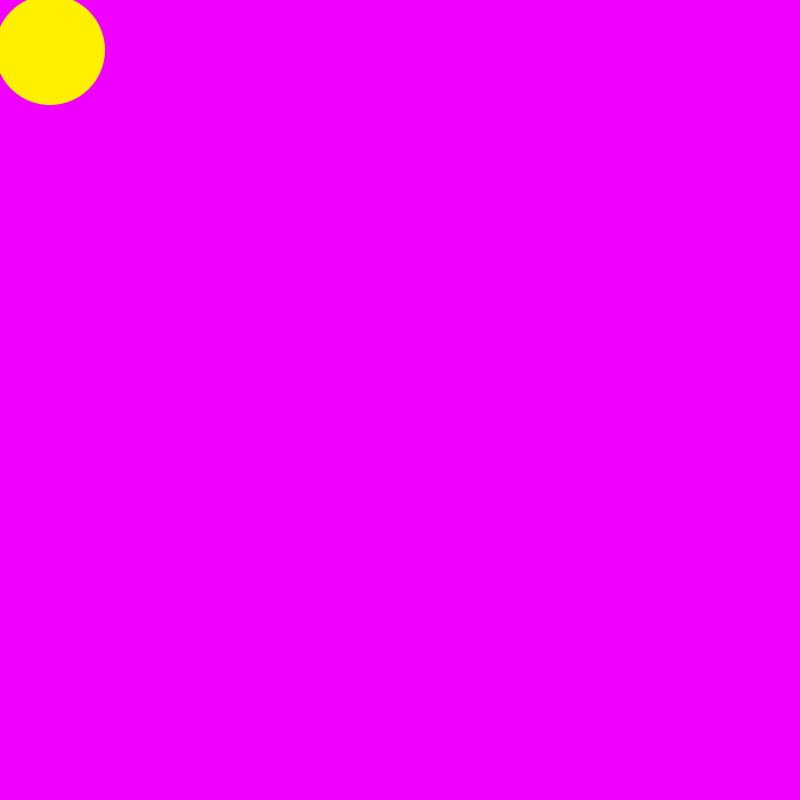
Frame 1 (no input)
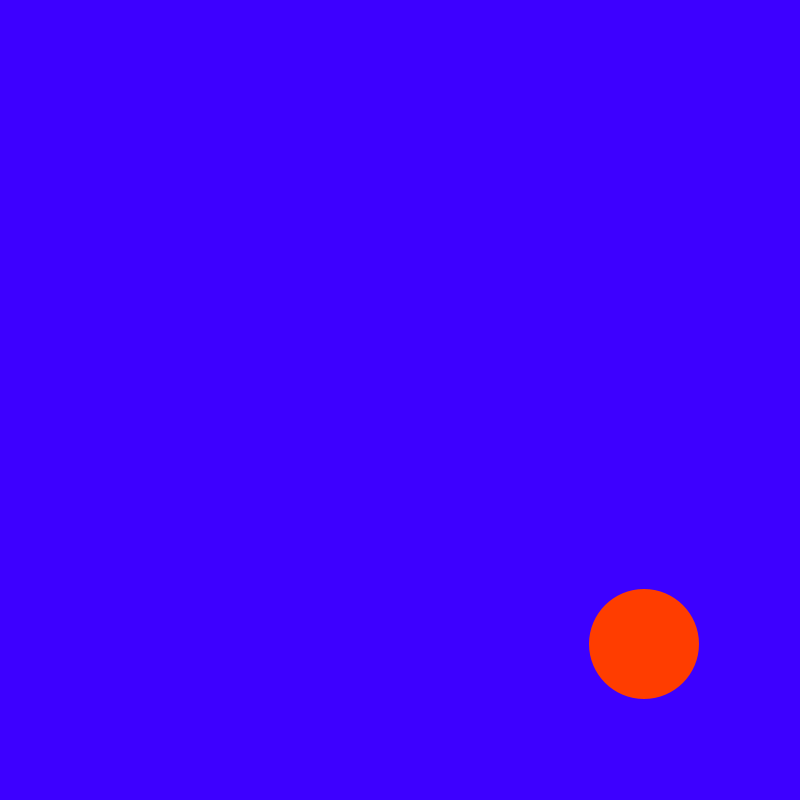
Frame 60 (the mouse pressed at the canvas centre just before this capture)
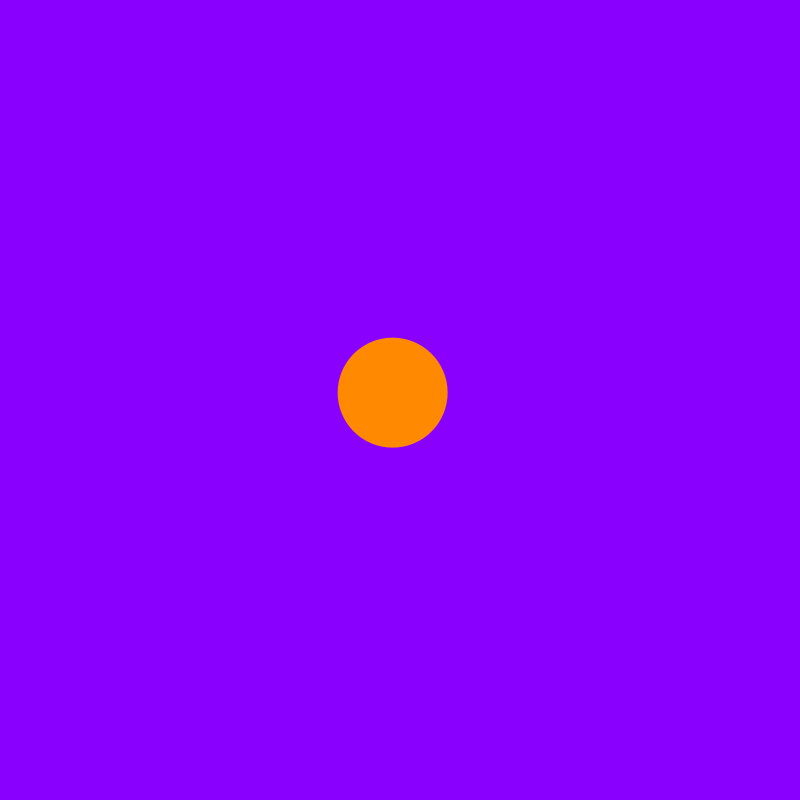
Frame 120 (the mouse held since frame 60 and released just before this capture)

The Processing sketch that drew these frames (run headless with seeded random() and noise(); from frame 60 on, the mouse is pressed at the canvas centre):

// Processing sketch: Moviimento_uno
// ── Moviimento_uno.pde
float y = 50.0, velocidad = 3.0, radio = 55.0; //Declaración de variables

void setup(){
  size(800,800); //Tamaño de ventana
  noStroke(); //Figuras sin contorno
  ellipseMode(RADIUS); //Cambiar las elipces al modo radio.  
}

void draw(){
  background(255-0.30*y,0,255*y);//Modifica el color del fondo de la ventana mientras transcurre la animación.
  fill(255*y,255-0.30*y,0);//Modifica el color del relleno de las figuras mientras transcurre la animación.
  ellipse(y,y,radio,radio);//Genera una elipce con el radio dado y la posición indicada.
  //y += velocidad;//Incrementa de forma lineal la velocidad del movimiento.
  y += (exp(velocidad)+exp(-velocidad))/2;//Incrementa la velocidad del movimiento de la forma cosh(velocidad).
  
  if(y > height+radio){// Si el valor de y(la posición) es mayor que la altura de la ventana mas el radio de la figura...
    y  = 0;//Reinicie la posición de la figura.
  }
  
  //y = constrain(y,0,height-radio); //Mantenga la posición de la figura en el rango [0,height-radio]
  println("Posición: ",str(y));//Imprima el valor de la posición
}
